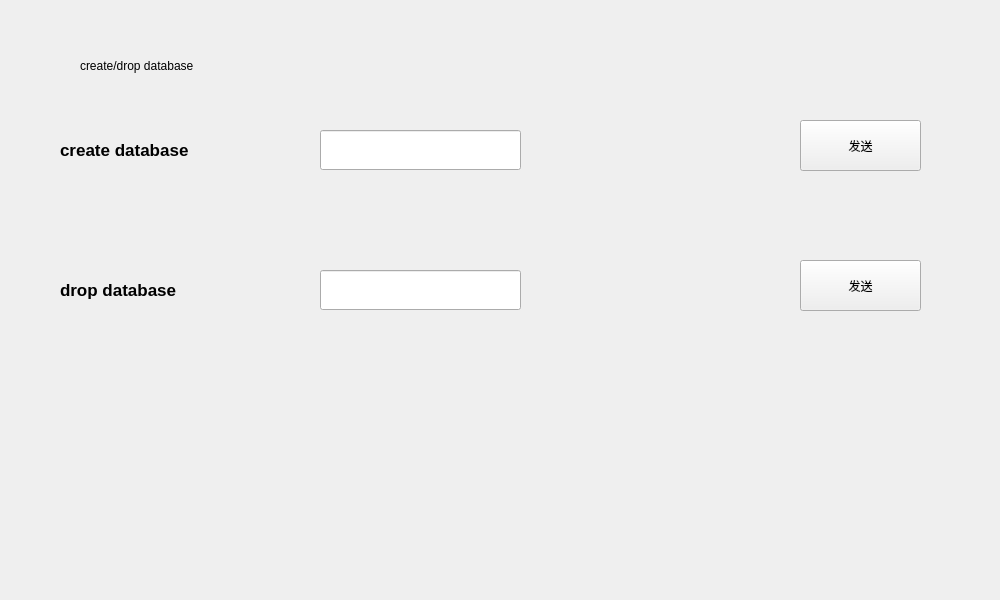
<?xml version="1.0" encoding="UTF-8"?>
<ui version="4.0">
 <class>cddatabase</class>
 <widget class="QWidget" name="cddatabase">
  <property name="geometry">
   <rect>
    <x>0</x>
    <y>0</y>
    <width>1000</width>
    <height>600</height>
   </rect>
  </property>
  <property name="windowTitle">
   <string>Form</string>
  </property>
  <widget class="QLineEdit" name="lineEdit">
   <property name="geometry">
    <rect>
     <x>320</x>
     <y>130</y>
     <width>201</width>
     <height>40</height>
    </rect>
   </property>
   <property name="font">
    <font>
     <pointsize>11</pointsize>
    </font>
   </property>
  </widget>
  <widget class="QLabel" name="label">
   <property name="geometry">
    <rect>
     <x>60</x>
     <y>120</y>
     <width>181</width>
     <height>60</height>
    </rect>
   </property>
   <property name="font">
    <font>
     <pointsize>13</pointsize>
     <weight>75</weight>
     <bold>true</bold>
    </font>
   </property>
   <property name="text">
    <string>create database</string>
   </property>
  </widget>
  <widget class="QPushButton" name="pushButton">
   <property name="geometry">
    <rect>
     <x>800</x>
     <y>120</y>
     <width>121</width>
     <height>51</height>
    </rect>
   </property>
   <property name="text">
    <string>发送</string>
   </property>
  </widget>
  <widget class="QLabel" name="label_6">
   <property name="geometry">
    <rect>
     <x>80</x>
     <y>50</y>
     <width>171</width>
     <height>31</height>
    </rect>
   </property>
   <property name="text">
    <string>create/drop database</string>
   </property>
  </widget>
  <widget class="QLabel" name="label_2">
   <property name="geometry">
    <rect>
     <x>60</x>
     <y>260</y>
     <width>181</width>
     <height>60</height>
    </rect>
   </property>
   <property name="font">
    <font>
     <pointsize>13</pointsize>
     <weight>75</weight>
     <bold>true</bold>
    </font>
   </property>
   <property name="text">
    <string>drop database</string>
   </property>
  </widget>
  <widget class="QLineEdit" name="lineEdit_2">
   <property name="geometry">
    <rect>
     <x>320</x>
     <y>270</y>
     <width>201</width>
     <height>40</height>
    </rect>
   </property>
   <property name="font">
    <font>
     <pointsize>11</pointsize>
    </font>
   </property>
  </widget>
  <widget class="QPushButton" name="pushButton_2">
   <property name="geometry">
    <rect>
     <x>800</x>
     <y>260</y>
     <width>121</width>
     <height>51</height>
    </rect>
   </property>
   <property name="text">
    <string>发送</string>
   </property>
  </widget>
 </widget>
 <resources/>
 <connections/>
</ui>
